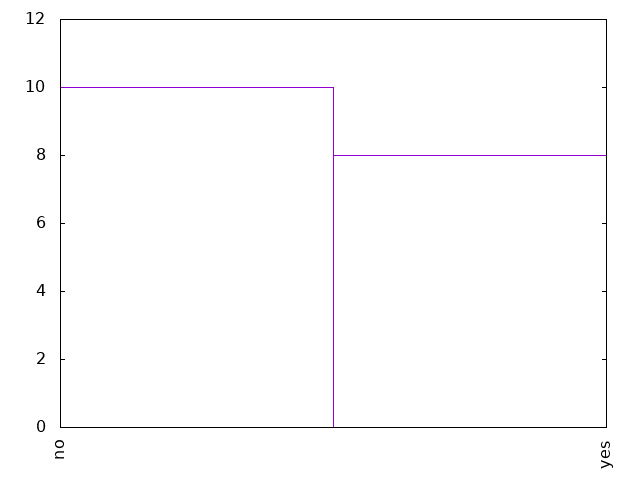

This figure's gnuplot source:
set term png
set out "18-20paid.png"
set key off
set xtics rotate
set yrange [0:12]

plot '18-20paid.dat' using 1:xticlabel(2) with boxes
